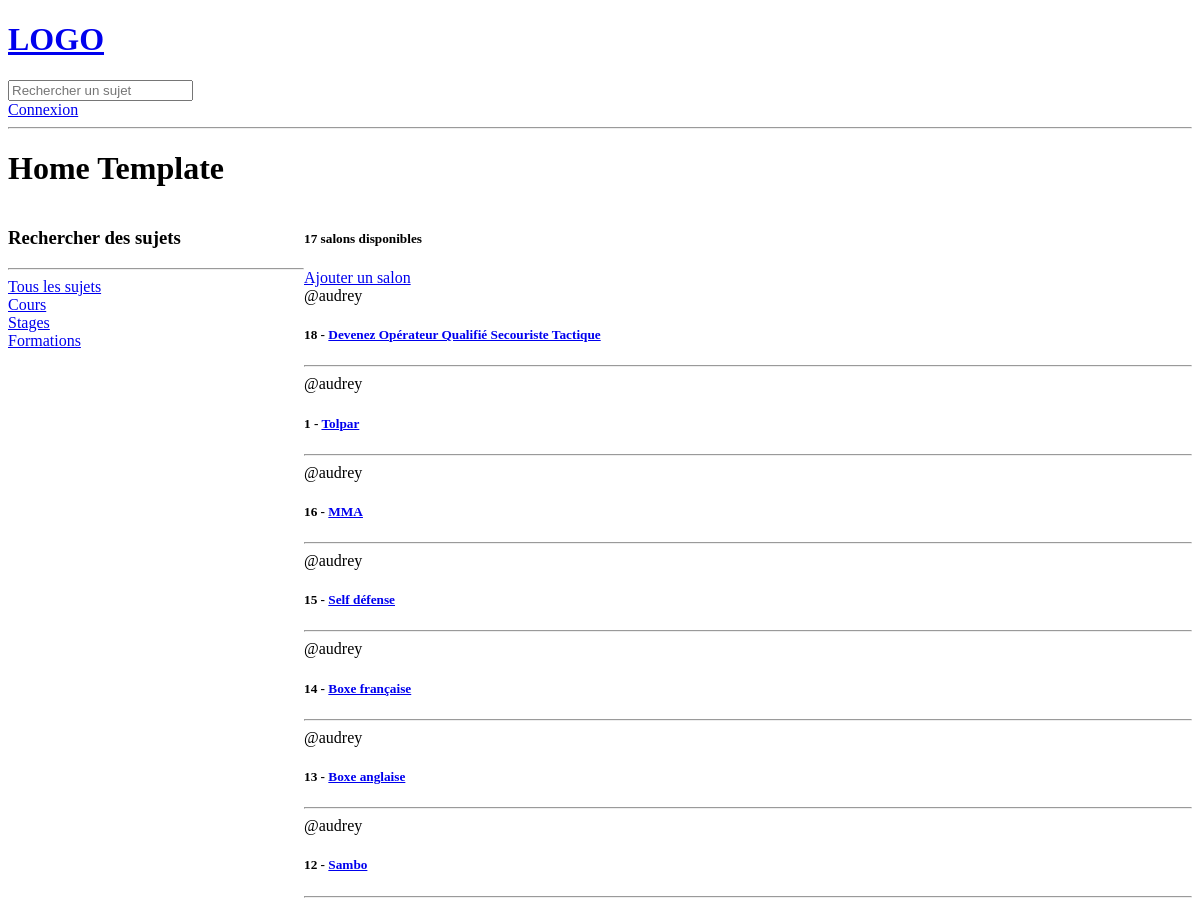
The app's page / (upper part), older data.
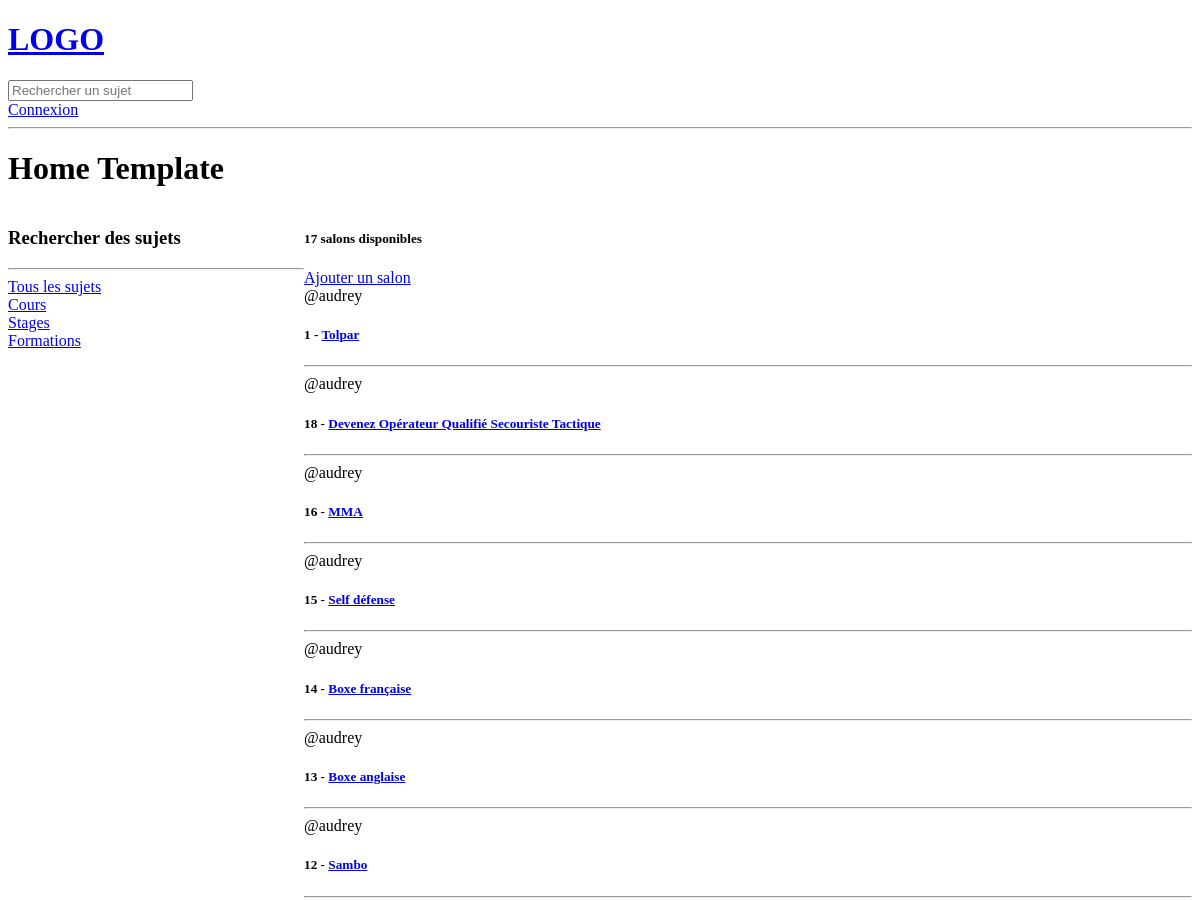
The same page, newer data.
### base/models.py (models this page shows, shortened)
class Topic(models.Model):
    name = models.CharField(max_length=200)

class Room(models.Model):
    host = models.ForeignKey(User, null=True, on_delete=models.SET_NULL)
    topic = models.ForeignKey(Topic, null=True, on_delete=models.SET_NULL)
    name = models.CharField(max_length=200)
    description = models.TextField(null=True, blank=True)
    participants = models.ManyToManyField(User, related_name='participants', blank=True)
    created = models.DateTimeField(auto_now_add=True)
    updated = models.DateTimeField(auto_now=True)
    class Meta:
        ordering = ['-updated', '-created']

### base/views.py (the view)
# urls.py: 2. Add a URL to urlpatterns:  path('', views.home, name='home')
def home(request):
    q = request.GET.get('q') if request.GET.get('q') != None else ''
    rooms = Room.objects.all().filter(
        Q(topic__name__icontains=q) | Q(name__icontains=q) | Q(description__icontains=q)
    )
    topics = Topic.objects.all()
    room_count = rooms.count()
    context = { 'rooms': rooms, 'topics': topics, 'room_count': room_count }
    return render(request, 'base/home.html', context)

### base/templates/base/home.html (shortened to what this page needs)
{% extends 'main.html' %}
{% block content %}
<h1>Home Template</h1>
<div class="home-container">
    <div>
        <h3>Rechercher des sujets</h3>
        <hr>
        <div>
                <a href="{% url 'home' %}">Tous les sujets</a>
            </div>
        {% for topic in topics %}
            <div>
                <a href="{% url 'home' %}?q={{ topic.name }}">{{ topic.name }}</a>
            </div>
        {% endfor %}
    </div>
    <div>
        <h5>{{ room_count }} salons disponibles</h5>
        <a href="{% url 'create-room' %}">Ajouter un salon</a>
            <div>
                {% for room in rooms %}
                    <div>
                        <span>@{{ room.host.username }}</span>
                        <h5>{{ room.id }} - <a href="{% url 'room' room.id %}">{{ room.name }}</a> </h5>
                        <hr>
                    </div>
                {% endfor %}
        </div>
    </div>
</div>
{% endblock content %}

Row changes from the older to the newer data that the page shows:
changed Room "Tolpar": moves up the list
